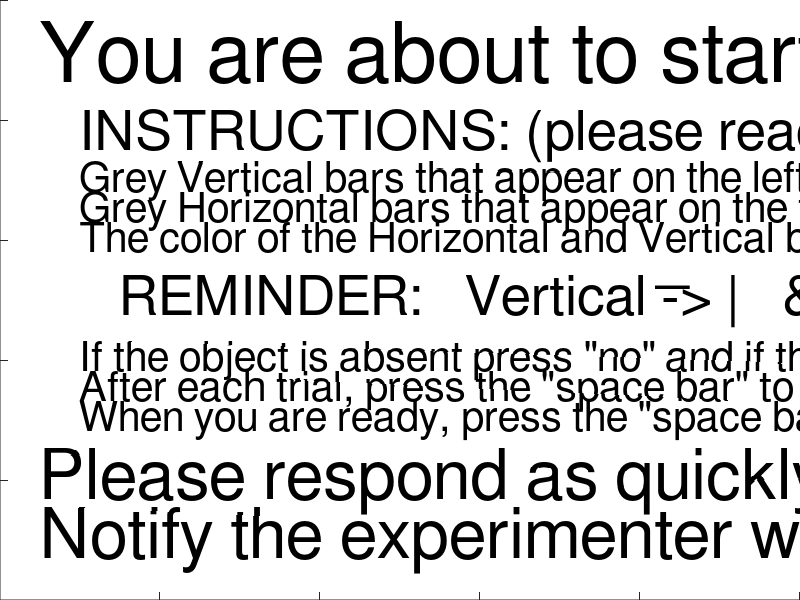

Write the MATLAB code that produced this figure.
% Code for conducting Linguistic Visual Search experiments

% A table of stimuli is prepared, and for each execution of the function
% vs_KeyPressFcn a response table is prepared and by the end of the
% experiment this table is written to a file with the prefix "subject"

% Use any key to get the next stimuli and 0 and 1 to indicate absence and
% presence

% Display related information
global width height
global vs_figure
% Object display properties 
global  margin mindist long short 

% Globals for the sound
global samplingrate file delays

% Data recording & program flow
global parameters all_responses trial_nr
global breathe semaphore

% Globals for parameter information
global kinds_of_objects
global speak_orientation_first 
% Globals to access the parameters at their appropriate index
global sti_con_index sti_type_index set_size_index block_index field_index delay_index draw_index

% CONDITIONS SETUP
%**************************
% FIXED CONDITIONS
speak_orientation_first = false;
samplingrate = 22050;
% delay = 0           ; % additional delay in seconds between sound and object display

% Variable CONDITIONS (AKA parameters)
% Stimulus object can be present or absent
stimulus_conditions = 2; % present or absent

% Object can one of four kinds
kinds_of_objects = 4; % kind 1,2,3 and 4;

% Once the stimulus is one kinds, the noise is one out of the OTHER kinds
% Total number of objects can be one of 2,3 or 4 sizes
setsizes = [5 10 15 20]; % Set sizes

% CONDITIONS COMPUTED AUTOMATICALLY
number_of_set_sizes = size(setsizes,2);

% How many blocks should the experiment run for?
% Each block contains every conditions exactly once, in random order
% // to get different conditions across blocks add it later
% and increase number_of_blocks here
number_of_blocks = 1;                         

number_of_fields = 1;

number_of_delays = 1;
delays = [0];

% number_of_draw_all_stimuli = 1;
% draw_all_stimuli = [0];

% One parameter for stimulus condition, one for kind of stimulus, one for
% kind of noise, one for setsize; in the order as defined above
% fifth parameter is the block number + increase this if you add parameters
num_parameters = 7;

% These variables determine the index a parameter gets inside 'parameters'
sti_con_index = 1;
sti_type_index = 2;
set_size_index = 3;
block_index = 4;
field_index = 5;
delay_index = 6;
draw_index = 7;

%**************************

% number of conditions determines the number of rows in 'parameters'.
number_of_conditions = ...
    stimulus_conditions * ...
    kinds_of_objects * ...
    number_of_set_sizes * ...
    number_of_blocks * ...
    number_of_fields * number_of_delays; % 2 conditions for left/right field 2 conditions for two delays;

parameters = zeros(number_of_conditions, num_parameters);
for i = 1:number_of_conditions
   parameters(i, sti_con_index )    = mod(i, stimulus_conditions );
   parameters(i, sti_type_index )   = 1 + mod( floor( (i-1) / stimulus_conditions ) ,kinds_of_objects);
   parameters(i, set_size_index )   = 1 + mod( floor( (i-1) / (stimulus_conditions*kinds_of_objects)), number_of_set_sizes);
   parameters(i, block_index )      = 1 + mod( floor( (i-1) / (stimulus_conditions*kinds_of_objects*number_of_set_sizes)), number_of_blocks);
   parameters(i, field_index )      = 1 + mod( floor( (i-1) / (stimulus_conditions*kinds_of_objects*number_of_set_sizes*number_of_blocks)), number_of_fields);
   parameters(i, delay_index )      = 1 + mod( floor( (i-1) / (stimulus_conditions*kinds_of_objects*number_of_set_sizes*number_of_blocks*number_of_fields)), number_of_delays);
   % parameters(i, draw_index )       = 1 + mod( floor( (i-1) / (stimulus_conditions*kinds_of_objects*number_of_set_sizes*number_of_blocks*number_of_fields*delay_index)), number_of_draw_all_stimuli);
   % translate the integer 0-1-2-3 ... to actual sizes!
   parameters(i, set_size_index) = setsizes( parameters( i, set_size_index ));
   parameters(i, delay_index)    = delays( parameters( i, delay_index ));
   % parameters(i, draw_index ) = draw_all_stimuli( parameters( i, draw_index ));
end

% RANDOMIZATION OF CONDITIONS
% this randomly permutes the conditions within each block
% NOT across blocks
block_size = number_of_conditions / number_of_blocks;
for i = 0:(number_of_blocks-1)
    from = 1 + i * block_size;
    to = (i+1) * block_size;
    parameters( from - 1 + randperm(block_size),: ) = parameters(from:to,:);
end
% RANDOMIZATION END
parameters = parameters( 1:16, : );

% FROM_AK: ADD ACROSS BLOCK CONDITIONS HERE!
% FROM_AK: REPLICATE BLOCKS AND ADD ONE COLUMN WITH THE PROPER CONDITION,
% e.g. the following replicates the same conditions 
% and sets the last column to 1 for the first replicated part and 0 for the
% second

%param_length = size(parameters,1);
%parameters ...
% = [parameters ones(param_length,1);... 
%    parameters zeros(param_length,1)];


% Gather display information
screensize  = get(0,'ScreenSize');          % Get the screen size
width       = screensize(3);                % Width of display
height      = screensize(4)-20;             % Height of display minus something for the handle

margin      =  100;                         % Minimal distance of elemenent from sides
mindist     =  10;                          % Minimal distance between elements
long        =  80;                          % Long side of element
short       =  20;                          % Short side of element

%Loading sound files
files = dir('sound/*.wav');                 % Read the sound files
for i=1:length(files)
    file{i} = wavread(['sound/' files(i).name]);
end

% Initialize variables
disp('Initialize variables');
semaphore       = false;                        % Only process one keypress at a time
breathe         = false;                        % Subject is either active or breathing
all_responses   = [];                           % Table to record all responses in
trial_nr        = 1;                            % index to count trials

% Creates a figure (i.e. a display) associates the vs_KeyPressFcn
% this function is executed every time the user hits a key
disp('Calling figure');
vs_figure = figure(...
    'Position',[0 0 width height],...
    'outerposition',[0 0 width height],...
    'KeyPressFcn',@vs_KeyPressFcn_practice_0,...
    'NumberTitle','off', ...
    'MenuBar','none',...
    'ToolBar','none');  

axis off
axes('position',[0  0  1  1])
text(0.05,.9,'You are about to start a practice block.','Fontsize', 60)
text(0.1,.775,'INSTRUCTIONS: (please read carefully)','Fontsize',40)
text(0.1,.6,'The color of the Horizontal and Vertical bars identify the color of the target.','Fontsize', 30)
text(0.1,.65,'Grey Horizontal bars that appear on the top and bottom of the screen identify a horizontal target.','Fontsize', 30)
text(0.1,.7,'Grey Vertical bars that appear on the left and right of the screen identify a vertical target.','Fontsize', 30)
text(0.15,.5,'REMINDER:   Vertical -> |   &   Horizontal ->','Fontsize', 40)
text(.82,.53,'_','Fontsize', 50)
text(0.1,.4,'If the object is absent press "no" and if the object is present press "yes."','Fontsize', 30)
text(0.1,.35,'After each trial, press the "space bar" to continue.','Fontsize', 30)
text(0.1,.3,'When you are ready, press the "space bar" to begin.','Fontsize', 30)
text(0.05,.2,'Please respond as quickly and accurately as possible.','Fontsize', 50)
text(0.05,.1,'Notify the experimenter when this practice block ends.','Fontsize', 50)
tic
